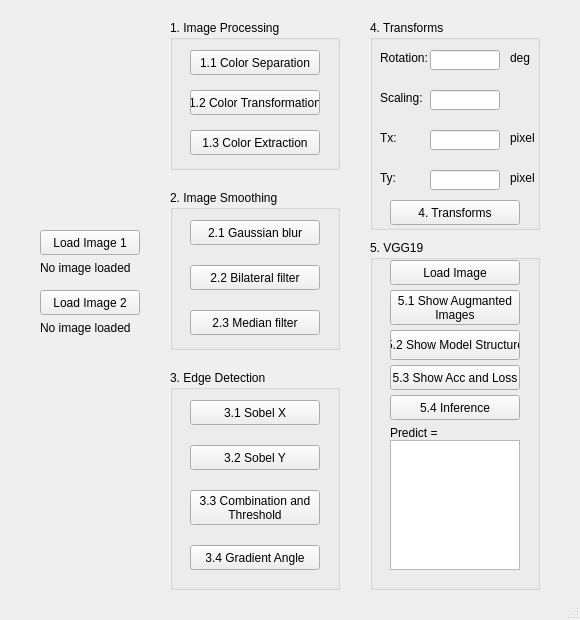
<?xml version="1.0" encoding="UTF-8"?>
<ui version="4.0">
 <class>MainWindow</class>
 <widget class="QMainWindow" name="MainWindow">
  <property name="geometry">
   <rect>
    <x>0</x>
    <y>0</y>
    <width>580</width>
    <height>620</height>
   </rect>
  </property>
  <property name="windowTitle">
   <string>MainWindow</string>
  </property>
  <widget class="QWidget" name="centralwidget">
   <widget class="QGroupBox" name="groupBox">
    <property name="geometry">
     <rect>
      <x>170</x>
      <y>20</y>
      <width>170</width>
      <height>150</height>
     </rect>
    </property>
    <property name="title">
     <string>1. Image Processing</string>
    </property>
    <widget class="QPushButton" name="pushButton_1_1">
     <property name="geometry">
      <rect>
       <x>20</x>
       <y>30</y>
       <width>130</width>
       <height>25</height>
      </rect>
     </property>
     <property name="autoFillBackground">
      <bool>false</bool>
     </property>
     <property name="text">
      <string>1.1 Color Separation</string>
     </property>
    </widget>
    <widget class="QPushButton" name="pushButton_1_2">
     <property name="geometry">
      <rect>
       <x>20</x>
       <y>70</y>
       <width>130</width>
       <height>25</height>
      </rect>
     </property>
     <property name="text">
      <string>1.2 Color Transformation</string>
     </property>
    </widget>
    <widget class="QPushButton" name="pushButton_1_3">
     <property name="geometry">
      <rect>
       <x>20</x>
       <y>110</y>
       <width>130</width>
       <height>25</height>
      </rect>
     </property>
     <property name="text">
      <string>1.3 Color Extraction</string>
     </property>
    </widget>
   </widget>
   <widget class="QGroupBox" name="groupBox_2">
    <property name="geometry">
     <rect>
      <x>170</x>
      <y>190</y>
      <width>170</width>
      <height>160</height>
     </rect>
    </property>
    <property name="title">
     <string>2. Image Smoothing</string>
    </property>
    <widget class="QPushButton" name="pushButton_2_1">
     <property name="geometry">
      <rect>
       <x>20</x>
       <y>30</y>
       <width>130</width>
       <height>25</height>
      </rect>
     </property>
     <property name="text">
      <string>2.1 Gaussian blur</string>
     </property>
    </widget>
    <widget class="QPushButton" name="pushButton_2_2">
     <property name="geometry">
      <rect>
       <x>20</x>
       <y>75</y>
       <width>130</width>
       <height>25</height>
      </rect>
     </property>
     <property name="text">
      <string>2.2 Bilateral filter</string>
     </property>
    </widget>
    <widget class="QPushButton" name="pushButton_2_3">
     <property name="geometry">
      <rect>
       <x>20</x>
       <y>120</y>
       <width>130</width>
       <height>25</height>
      </rect>
     </property>
     <property name="text">
      <string>2.3 Median filter</string>
     </property>
    </widget>
   </widget>
   <widget class="QGroupBox" name="groupBox_3">
    <property name="geometry">
     <rect>
      <x>170</x>
      <y>370</y>
      <width>170</width>
      <height>220</height>
     </rect>
    </property>
    <property name="title">
     <string>3. Edge Detection</string>
    </property>
    <widget class="QPushButton" name="pushButton_3_1">
     <property name="geometry">
      <rect>
       <x>20</x>
       <y>30</y>
       <width>130</width>
       <height>25</height>
      </rect>
     </property>
     <property name="text">
      <string>3.1 Sobel X</string>
     </property>
    </widget>
    <widget class="QPushButton" name="pushButton_3_2">
     <property name="geometry">
      <rect>
       <x>20</x>
       <y>75</y>
       <width>130</width>
       <height>25</height>
      </rect>
     </property>
     <property name="text">
      <string>3.2 Sobel Y</string>
     </property>
    </widget>
    <widget class="QPushButton" name="pushButton_3_3">
     <property name="geometry">
      <rect>
       <x>20</x>
       <y>120</y>
       <width>130</width>
       <height>35</height>
      </rect>
     </property>
     <property name="text">
      <string>3.3 Combination and
Threshold</string>
     </property>
    </widget>
    <widget class="QPushButton" name="pushButton_3_4">
     <property name="geometry">
      <rect>
       <x>20</x>
       <y>175</y>
       <width>130</width>
       <height>25</height>
      </rect>
     </property>
     <property name="text">
      <string>3.4 Gradient Angle</string>
     </property>
    </widget>
   </widget>
   <widget class="QGroupBox" name="groupBox_4">
    <property name="geometry">
     <rect>
      <x>370</x>
      <y>20</y>
      <width>170</width>
      <height>210</height>
     </rect>
    </property>
    <property name="title">
     <string>4. Transforms</string>
    </property>
    <widget class="QPushButton" name="pushButton_4_1">
     <property name="geometry">
      <rect>
       <x>20</x>
       <y>180</y>
       <width>130</width>
       <height>25</height>
      </rect>
     </property>
     <property name="text">
      <string>4. Transforms</string>
     </property>
    </widget>
    <widget class="QLineEdit" name="lineEdit_rotation">
     <property name="geometry">
      <rect>
       <x>60</x>
       <y>30</y>
       <width>70</width>
       <height>20</height>
      </rect>
     </property>
    </widget>
    <widget class="QLineEdit" name="lineEdit_scaling">
     <property name="geometry">
      <rect>
       <x>60</x>
       <y>70</y>
       <width>70</width>
       <height>20</height>
      </rect>
     </property>
    </widget>
    <widget class="QLineEdit" name="lineEdit_tx">
     <property name="geometry">
      <rect>
       <x>60</x>
       <y>110</y>
       <width>70</width>
       <height>20</height>
      </rect>
     </property>
    </widget>
    <widget class="QLineEdit" name="lineEdit_ty">
     <property name="geometry">
      <rect>
       <x>60</x>
       <y>150</y>
       <width>70</width>
       <height>20</height>
      </rect>
     </property>
    </widget>
    <widget class="QLabel" name="label">
     <property name="geometry">
      <rect>
       <x>10</x>
       <y>30</y>
       <width>50</width>
       <height>15</height>
      </rect>
     </property>
     <property name="text">
      <string>Rotation:</string>
     </property>
    </widget>
    <widget class="QLabel" name="label_2">
     <property name="geometry">
      <rect>
       <x>10</x>
       <y>70</y>
       <width>50</width>
       <height>15</height>
      </rect>
     </property>
     <property name="text">
      <string>Scaling:</string>
     </property>
    </widget>
    <widget class="QLabel" name="label_3">
     <property name="geometry">
      <rect>
       <x>10</x>
       <y>110</y>
       <width>50</width>
       <height>15</height>
      </rect>
     </property>
     <property name="frameShape">
      <enum>QFrame::NoFrame</enum>
     </property>
     <property name="text">
      <string>Tx:</string>
     </property>
    </widget>
    <widget class="QLabel" name="label_4">
     <property name="geometry">
      <rect>
       <x>10</x>
       <y>150</y>
       <width>50</width>
       <height>15</height>
      </rect>
     </property>
     <property name="text">
      <string>Ty:</string>
     </property>
    </widget>
    <widget class="QLabel" name="label_5">
     <property name="geometry">
      <rect>
       <x>140</x>
       <y>30</y>
       <width>25</width>
       <height>15</height>
      </rect>
     </property>
     <property name="text">
      <string>deg</string>
     </property>
    </widget>
    <widget class="QLabel" name="label_6">
     <property name="geometry">
      <rect>
       <x>140</x>
       <y>110</y>
       <width>25</width>
       <height>15</height>
      </rect>
     </property>
     <property name="text">
      <string>pixel</string>
     </property>
    </widget>
    <widget class="QLabel" name="label_7">
     <property name="geometry">
      <rect>
       <x>140</x>
       <y>150</y>
       <width>25</width>
       <height>15</height>
      </rect>
     </property>
     <property name="text">
      <string>pixel</string>
     </property>
    </widget>
   </widget>
   <widget class="QGroupBox" name="groupBox_5">
    <property name="geometry">
     <rect>
      <x>370</x>
      <y>240</y>
      <width>170</width>
      <height>350</height>
     </rect>
    </property>
    <property name="title">
     <string>5. VGG19</string>
    </property>
    <widget class="QPushButton" name="pushButton_loadImage_3">
     <property name="geometry">
      <rect>
       <x>20</x>
       <y>20</y>
       <width>130</width>
       <height>25</height>
      </rect>
     </property>
     <property name="text">
      <string>Load Image</string>
     </property>
    </widget>
    <widget class="QPushButton" name="pushButton_5_1">
     <property name="geometry">
      <rect>
       <x>20</x>
       <y>50</y>
       <width>130</width>
       <height>35</height>
      </rect>
     </property>
     <property name="text">
      <string>5.1 Show Augmanted
Images</string>
     </property>
    </widget>
    <widget class="QPushButton" name="pushButton_5_2">
     <property name="geometry">
      <rect>
       <x>20</x>
       <y>90</y>
       <width>130</width>
       <height>30</height>
      </rect>
     </property>
     <property name="text">
      <string>5.2 Show Model Structure</string>
     </property>
    </widget>
    <widget class="QPushButton" name="pushButton_5_3">
     <property name="geometry">
      <rect>
       <x>20</x>
       <y>125</y>
       <width>130</width>
       <height>25</height>
      </rect>
     </property>
     <property name="text">
      <string>5.3 Show Acc and Loss</string>
     </property>
    </widget>
    <widget class="QPushButton" name="pushButton_5_4">
     <property name="geometry">
      <rect>
       <x>20</x>
       <y>155</y>
       <width>130</width>
       <height>25</height>
      </rect>
     </property>
     <property name="text">
      <string>5.4 Inference</string>
     </property>
    </widget>
    <widget class="QGraphicsView" name="graphicsView">
     <property name="enabled">
      <bool>true</bool>
     </property>
     <property name="geometry">
      <rect>
       <x>20</x>
       <y>200</y>
       <width>130</width>
       <height>130</height>
      </rect>
     </property>
    </widget>
    <widget class="QLabel" name="predict_label">
     <property name="geometry">
      <rect>
       <x>20</x>
       <y>185</y>
       <width>130</width>
       <height>15</height>
      </rect>
     </property>
     <property name="text">
      <string>Predict = </string>
     </property>
    </widget>
   </widget>
   <widget class="QPushButton" name="pushButton_loadImage_1">
    <property name="geometry">
     <rect>
      <x>40</x>
      <y>230</y>
      <width>100</width>
      <height>25</height>
     </rect>
    </property>
    <property name="text">
     <string>Load Image 1</string>
    </property>
   </widget>
   <widget class="QPushButton" name="pushButton_loadImage_2">
    <property name="geometry">
     <rect>
      <x>40</x>
      <y>290</y>
      <width>100</width>
      <height>25</height>
     </rect>
    </property>
    <property name="text">
     <string>Load Image 2</string>
    </property>
   </widget>
   <widget class="QLabel" name="image1_label">
    <property name="geometry">
     <rect>
      <x>40</x>
      <y>260</y>
      <width>100</width>
      <height>15</height>
     </rect>
    </property>
    <property name="text">
     <string>No image loaded</string>
    </property>
   </widget>
   <widget class="QLabel" name="image2_label">
    <property name="geometry">
     <rect>
      <x>40</x>
      <y>320</y>
      <width>100</width>
      <height>15</height>
     </rect>
    </property>
    <property name="text">
     <string>No image loaded</string>
    </property>
   </widget>
  </widget>
  <widget class="QMenuBar" name="menubar">
   <property name="geometry">
    <rect>
     <x>0</x>
     <y>0</y>
     <width>580</width>
     <height>21</height>
    </rect>
   </property>
  </widget>
  <widget class="QStatusBar" name="statusbar"/>
 </widget>
 <resources/>
 <connections/>
</ui>
